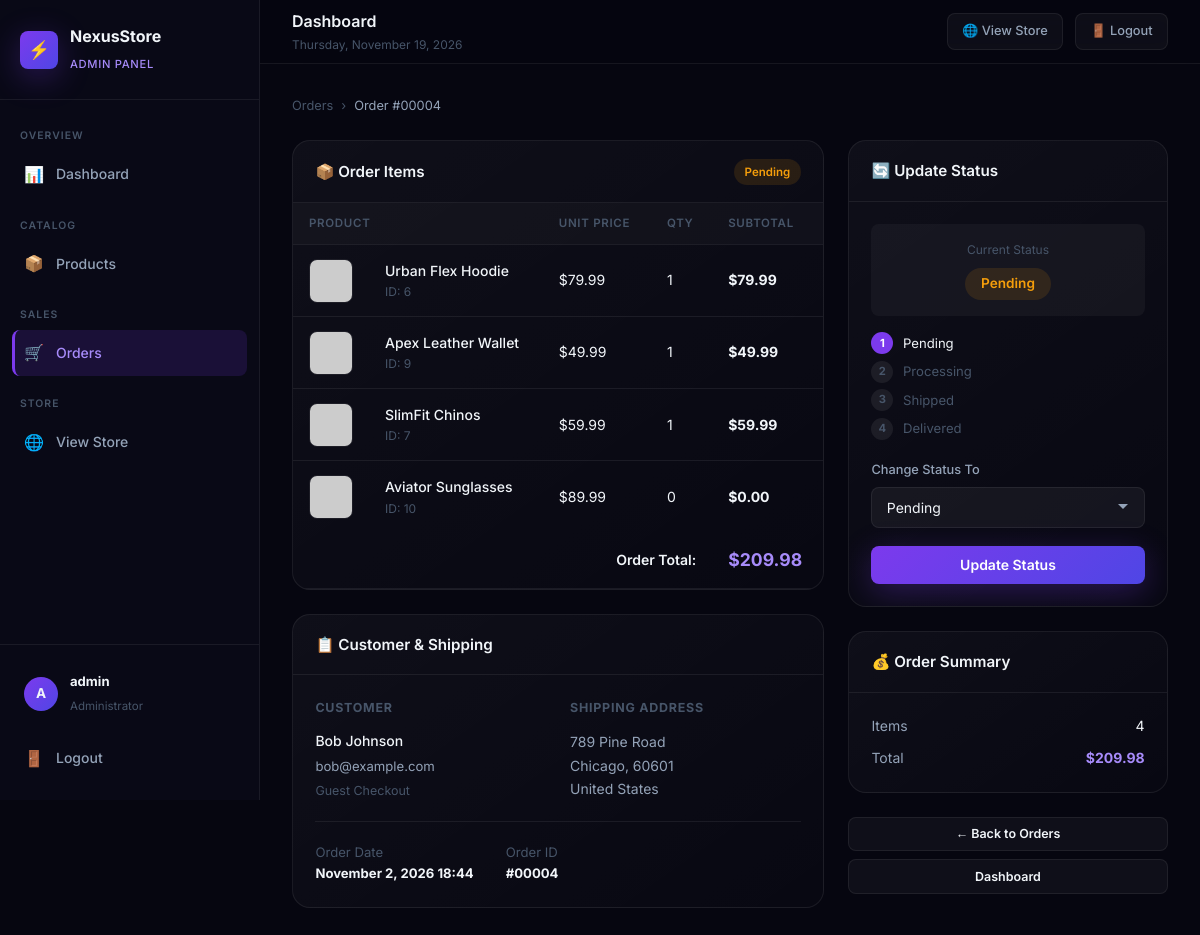
/admin/order_detail.php?id=4 (signed in), run on the app's committed database.
### tables this page shows
CREATE TABLE IF NOT EXISTS orders (
    id INT AUTO_INCREMENT PRIMARY KEY,
    user_id INT DEFAULT NULL,
    full_name VARCHAR(100) NOT NULL,
    email VARCHAR(150) NOT NULL,
    address TEXT NOT NULL,
    city VARCHAR(100) NOT NULL,
    zip VARCHAR(20) NOT NULL,
    country VARCHAR(100) NOT NULL DEFAULT 'United States',
    total DECIMAL(10,2) NOT NULL DEFAULT 0.00,
    status ENUM('Pending','Processing','Shipped','Delivered','Cancelled') NOT NULL DEFAULT 'Pending',
    created_at TIMESTAMP DEFAULT CURRENT_TIMESTAMP,
    FOREIGN KEY (user_id) REFERENCES users(id) ON DELETE SET NULL
);

CREATE TABLE IF NOT EXISTS order_items (
    id INT AUTO_INCREMENT PRIMARY KEY,
    order_id INT NOT NULL,
    product_id INT NOT NULL,
    product_name VARCHAR(200) NOT NULL,
    price DECIMAL(10,2) NOT NULL,
    qty INT NOT NULL DEFAULT 1,
    FOREIGN KEY (order_id) REFERENCES orders(id) ON DELETE CASCADE,
    FOREIGN KEY (product_id) REFERENCES products(id) ON DELETE CASCADE
);

### includes/functions.php (called while the page is built, shortened)
<?php
function formatPrice(float $price): string {
    return '$' . number_format($price, 2);
}
function sanitize(string $str): string {
    return htmlspecialchars(strip_tags(trim($str)), ENT_QUOTES, 'UTF-8');
}
function getProductImageUrl(?string $image): string {
    if (str_starts_with($image, 'http://') || str_starts_with($image, 'https://')) {
        return $image;
    }
    return '/ecommerce/uploads/products/' . ltrim($image, '/');
}
function getStatusBadgeClass(string $status): string {
    return match ($status) {
        'Pending'    => 'badge-warning',
        'Processing' => 'badge-info',
        'Shipped'    => 'badge-primary',
        'Delivered'  => 'badge-success',
        'Cancelled'  => 'badge-danger',
        default      => 'badge-secondary',
    };
}

### admin/order_detail.php (the view, shortened to what this page needs)
<?php
require_once __DIR__ . '/includes/header.php';
$orderId = (int)($_GET['id'] ?? 0);
$stmt = $pdo->prepare("SELECT * FROM orders WHERE id = :id LIMIT 1");
$stmt->execute([':id' => $orderId]);
$order = $stmt->fetch();
$items = $pdo->prepare("SELECT oi.*, p.image FROM order_items oi LEFT JOIN products p ON oi.product_id = p.id WHERE oi.order_id = :oid");
$items->execute([':oid' => $orderId]);
$orderItems = $items->fetchAll();
?>
<div style="display:flex;align-items:center;gap:0.5rem;font-size:0.8rem;color:var(--text-muted);margin-bottom:1.5rem;">
  <a href="/ecommerce/admin/orders.php" style="color:var(--text-muted);">Orders</a>
  <span>›</span>
  <span style="color:var(--text-secondary);">Order #<?= str_pad($orderId,5,'0',STR_PAD_LEFT) ?></span>
</div>
<div style="display:grid;grid-template-columns:1fr 320px;gap:1.5rem;align-items:start;">
  <div style="display:flex;flex-direction:column;gap:1.5rem;">
    <div class="admin-card">
      <div class="admin-card-header">
        <h3>📦 Order Items</h3>
        <span class="badge <?= getStatusBadgeClass($order['status']) ?>"><?= sanitize($order['status']) ?></span>
      </div>
      <div class="admin-table-wrap">
        <table class="admin-table">
          <thead>
            <tr>
              <th scope="col" colspan="2">Product</th>
              <th scope="col">Unit Price</th>
              <th scope="col">Qty</th>
              <th scope="col">Subtotal</th>
            </tr>
          </thead>
          <tbody>
            <?php foreach ($orderItems as $item): ?>
              <tr>
                <td style="width:50px;">
                  <div class="product-thumb">
                    <img src="<?= sanitize(getProductImageUrl($item['image'])) ?>" alt="<?= sanitize($item['product_name']) ?>" loading="lazy">
                  </div>
                </td>
                <td>
                  <div style="font-weight:500;font-size:0.875rem;"><?= sanitize($item['product_name']) ?></div>
                  <div style="font-size:0.75rem;color:var(--text-muted);">ID: <?= $item['product_id'] ?></div>
                </td>
                <td><?= formatPrice($item['price']) ?></td>
                <td><?= $item['qty'] ?></td>
                <td><strong><?= formatPrice($item['price'] * $item['qty']) ?></strong></td>
              </tr>
            <?php endforeach; ?>
          </tbody>
          <tfoot>
            <tr>
              <td colspan="4" style="text-align:right;font-weight:600;padding:1rem;">Order Total:</td>
              <td style="font-size:1.1rem;font-weight:700;color:var(--accent);"><?= formatPrice($order['total']) ?></td>
            </tr>
          </tfoot>
        </table>
      </div>
    </div>
    <div class="admin-card">
      <div class="admin-card-header"><h3>📋 Customer & Shipping</h3></div>
      <div class="admin-card-body">
        <div style="display:grid;grid-template-columns:1fr 1fr;gap:1.5rem;">
          <div>
            <h4 style="font-size:0.78rem;text-transform:uppercase;color:var(--text-muted);letter-spacing:0.06em;margin-bottom:0.75rem;">Customer</h4>
            <p style="font-size:0.875rem;font-weight:500;"><?= sanitize($order['full_name']) ?></p>
            <p style="font-size:0.82rem;color:var(--text-secondary);margin-top:0.25rem;"><?= sanitize($order['email']) ?></p>
            <p style="font-size:0.78rem;color:var(--text-muted);margin-top:0.25rem;">
              <?= $order['user_id'] ? 'Registered User #' . $order['user_id'] : 'Guest Checkout' ?>
            </p>
          </div>
          <div>
            <h4 style="font-size:0.78rem;text-transform:uppercase;color:var(--text-muted);letter-spacing:0.06em;margin-bottom:0.75rem;">Shipping Address</h4>
            <p style="font-size:0.875rem;line-height:1.7;color:var(--text-secondary);">
              <?= sanitize($order['address']) ?><br>
              <?= sanitize($order['city']) ?>, <?= sanitize($order['zip']) ?><br>
              <?= sanitize($order['country']) ?>
            </p>
          </div>
        </div>
        <div style="margin-top:1.25rem;padding-top:1.25rem;border-top:1px solid var(--border);display:flex;gap:2rem;font-size:0.82rem;">
          <div>
            <span style="color:var(--text-muted);">Order Date</span><br>
            <strong><?= date('F j, Y H:i', strtotime($order['created_at'])) ?></strong>
          </div>
          <div>
            <span style="color:var(--text-muted);">Order ID</span><br>
            <strong>#<?= str_pad($orderId,5,'0',STR_PAD_LEFT) ?></strong>
          </div>
        </div>
      </div>
    </div>
  </div>
  <div style="display:flex;flex-direction:column;gap:1.5rem;">
    <div class="admin-card">
      <div class="admin-card-header"><h3>🔄 Update Status</h3></div>
      <div class="admin-card-body">
        <div style="margin-bottom:1rem;padding:1rem;background:var(--bg-card);border-radius:var(--radius-sm);text-align:center;">
          <div style="font-size:0.75rem;color:var(--text-muted);margin-bottom:0.5rem;">Current Status</div>
          <span class="badge <?= getStatusBadgeClass($order['status']) ?>" style="font-size:0.85rem;padding:0.35rem 1rem;">
            <?= sanitize($order['status']) ?>
          </span>
        </div>
        <div style="margin-bottom:1.25rem;">
          <?php
            $steps = ['Pending','Processing','Shipped','Delivered'];
            $currentIdx = array_search($order['status'], $steps);
          ?>
          <div style="display:flex;flex-direction:column;gap:0.4rem;">
            <?php foreach ($steps as $i => $step): ?>
              <div style="display:flex;align-items:center;gap:0.6rem;font-size:0.82rem;">
                <div style="width:22px;height:22px;border-radius:50%;display:flex;align-items:center;justify-content:center;font-size:0.7rem;font-weight:700;flex-shrink:0;
                     background:<?= ($currentIdx !== false && $i <= $currentIdx) ? 'var(--primary)' : 'var(--border)' ?>;
                     color:<?= ($currentIdx !== false && $i <= $currentIdx) ? 'white' : 'var(--text-muted)' ?>;">
                  <?= ($currentIdx !== false && $i < $currentIdx) ? '✓' : ($i + 1) ?>
                </div>
                <span style="color:<?= ($currentIdx !== false && $i <= $currentIdx) ? 'var(--text-primary)' : 'var(--text-muted)' ?>;"><?= $step ?></span>
              </div>
            <?php endforeach; ?>
          </div>
        </div>
        <form action="/ecommerce/admin/order_detail.php?id=<?= $orderId ?>" method="POST" id="statusForm">
          <div class="form-group">
            <label for="status" class="form-label">Change Status To</label>
            <select name="status" id="status" class="form-control">
              <?php foreach (['Pending','Processing','Shipped','Delivered','Cancelled'] as $s): ?>
                <option value="<?= $s ?>" <?= $order['status'] === $s ? 'selected' : '' ?>><?= $s ?></option>
              <?php endforeach; ?>
            </select>
          </div>
          <button type="submit" class="btn btn-primary btn-full" id="updateStatusBtn">Update Status</button>
        </form>
      </div>
    </div>
    <div class="admin-card">
      <div class="admin-card-header"><h3>💰 Order Summary</h3></div>
      <div class="admin-card-body" style="display:flex;flex-direction:column;gap:0.6rem;">
        <div style="display:flex;justify-content:space-between;font-size:0.875rem;">
          <span style="color:var(--text-secondary);">Items</span>
          <span><?= count($orderItems) ?></span>
        </div>
        <div style="display:flex;justify-content:space-between;font-size:0.875rem;">
          <span style="color:var(--text-secondary);">Total</span>
          <strong style="color:var(--accent);"><?= formatPrice($order['total']) ?></strong>
        </div>
      </div>
    </div>
    <div style="display:flex;flex-direction:column;gap:0.5rem;">
      <a href="/ecommerce/admin/orders.php" class="btn btn-ghost btn-sm">← Back to Orders</a>
      <a href="/ecommerce/admin/index.php" class="btn btn-ghost btn-sm">Dashboard</a>
    </div>
  </div>
</div>
<?php require_once __DIR__ . '/includes/footer.php'; ?>

### css/admin.css (style rules this page uses)
:root { --bg-base: #060610; --bg-surface: #0c0c1e; --bg-sidebar: #090916; --bg-card: rgba(255,255,255,0.04); --bg-card-hover: rgba(255,255,255,0.07); --border: rgba(255,255,255,0.07); --border-hover: rgba(124,58,237,0.5); --primary: #7c3aed; --primary-light: #9d65f5; --accent: #a78bfa; --primary-glow: rgba(124,58,237,0.25); --text-primary: #f1f5f9; --text-secondary: #94a3b8; --text-muted: #475569; --success: #10b981; --success-bg: rgba(16,185,129,0.12); --warning: #f59e0b; --warning-bg: rgba(245,158,11,0.12); --danger: #ef4444; --danger-bg: rgba(239,68,68,0.12); --info: #3b82f6; --info-bg: rgba(59,130,246,0.12); --grad-primary: linear-gradient(135deg, #7c3aed, #4f46e5); --sidebar-w: 260px; --radius-sm: 8px; --radius-md: 12px; --radius-lg: 18px; --radius-full: 9999px; --shadow-md: 0 8px 32px rgba(0,0,0,0.5); --shadow-purple: 0 8px 32px rgba(124,58,237,0.3); --transition: all 0.22s cubic-bezier(0.4,0,0.2,1); }
*, *::before, *::after { box-sizing: border-box; margin: 0; padding: 0; }
html { scroll-behavior: smooth; }
body { font-family: 'Inter', system-ui, sans-serif; background: var(--bg-base); color: var(--text-primary); line-height: 1.6; -webkit-font-smoothing: antialiased; }
img { max-width: 100%; display: block; }
a { color: inherit; text-decoration: none; }
button { cursor: pointer; border: none; background: none; font-family: inherit; }
input, select, textarea { font-family: inherit; }
.admin-card { background: linear-gradient(145deg, rgba(255,255,255,0.04), rgba(255,255,255,0.01)); border: 1px solid var(--border); border-radius: var(--radius-lg); overflow: hidden; }
.admin-card-header { padding: 1.1rem 1.4rem; border-bottom: 1px solid var(--border); display: flex; align-items: center; justify-content: space-between; gap: 1rem; }
.admin-card-header h3 { font-size: 0.95rem; font-weight: 600; }
.admin-card-body { padding: 1.4rem; }
.admin-table-wrap { overflow-x: auto; }
.admin-table { width: 100%; border-collapse: collapse; font-size: 0.875rem; }
.admin-table th { padding: 0.7rem 1rem; text-align: left; font-size: 0.72rem; font-weight: 600; color: var(--text-muted); text-transform: uppercase; letter-spacing: 0.06em; background: rgba(255,255,255,0.025); border-bottom: 1px solid var(--border); white-space: nowrap; }
.admin-table td { padding: 0.85rem 1rem; border-bottom: 1px solid var(--border); vertical-align: middle; }
.admin-table tbody tr { transition: var(--transition); }
.admin-table tbody tr:last-child td { border-bottom: none; }
.product-thumb { width: 44px; height: 44px; border-radius: var(--radius-sm); overflow: hidden; border: 1px solid var(--border); flex-shrink: 0; }
.product-thumb img { width: 100%; height: 100%; object-fit: cover; }
.badge { display: inline-flex; align-items: center; padding: 0.22rem 0.65rem; border-radius: var(--radius-full); font-size: 0.72rem; font-weight: 600; white-space: nowrap; }
.badge-warning { background: var(--warning-bg); color: var(--warning); }
.btn { display: inline-flex; align-items: center; justify-content: center; gap: 0.45rem; padding: 0.65rem 1.3rem; border-radius: var(--radius-sm); font-size: 0.875rem; font-weight: 600; transition: var(--transition); cursor: pointer; border: none; text-decoration: none; white-space: nowrap; font-family: 'Inter', sans-serif; }
.btn-primary { background: var(--grad-primary); color: white; box-shadow: var(--shadow-purple); }
.btn-ghost { background: var(--bg-card); color: var(--text-primary); border: 1px solid var(--border); }
.btn-sm { padding: 0.4rem 0.85rem; font-size: 0.78rem; }
.btn-full { width: 100%; }
.form-group { margin-bottom: 1.1rem; }
.form-label { display: block; font-size: 0.8rem; font-weight: 500; color: var(--text-secondary); margin-bottom: 0.4rem; }
.form-control { width: 100%; padding: 0.65rem 0.9rem; background: rgba(255,255,255,0.05); border: 1px solid var(--border); border-radius: var(--radius-sm); color: var(--text-primary); font-size: 0.875rem; transition: var(--transition); outline: none; appearance: none; }
.form-control::placeholder { color: var(--text-muted); }
select.form-control { background-repeat: no-repeat; background-position: right 0.9rem center; padding-right: 2.2rem; }

### data on the page
orders: status "Pending", total "$209.98", full_name "Bob Johnson", email "bob@example.com", address "789 Pine Road", city "Chicago", zip "60601", country "United States", created_at "November 2, 2026 18:44"
order_items: product_name "Urban Flex Hoodie", product "6", price "$79.99", qty "1", formatPrice($item['price'] * $item['qty']) "$79.99"
order_items: product_name "Apex Leather Wallet", product "9", price "$49.99", qty "1", formatPrice($item['price'] * $item['qty']) "$49.99"
order_items: product_name "SlimFit Chinos", product "7", price "$59.99", qty "1", formatPrice($item['price'] * $item['qty']) "$59.99"
order_items: product_name "Aviator Sunglasses", product "10", price "$89.99", qty "0", formatPrice($item['price'] * $item['qty']) "$0.00"

### other printed values
substr($_SESSION['admin_username'] ?? 'A', 0, 1) "A"
$_SESSION['admin_username'] "admin"
str_pad($orderId,5,'0',STR_PAD_LEFT) "00004"
$step "Pending"
$step "Processing"
$step "Shipped"
$step "Delivered"
count($orderItems) "4"
